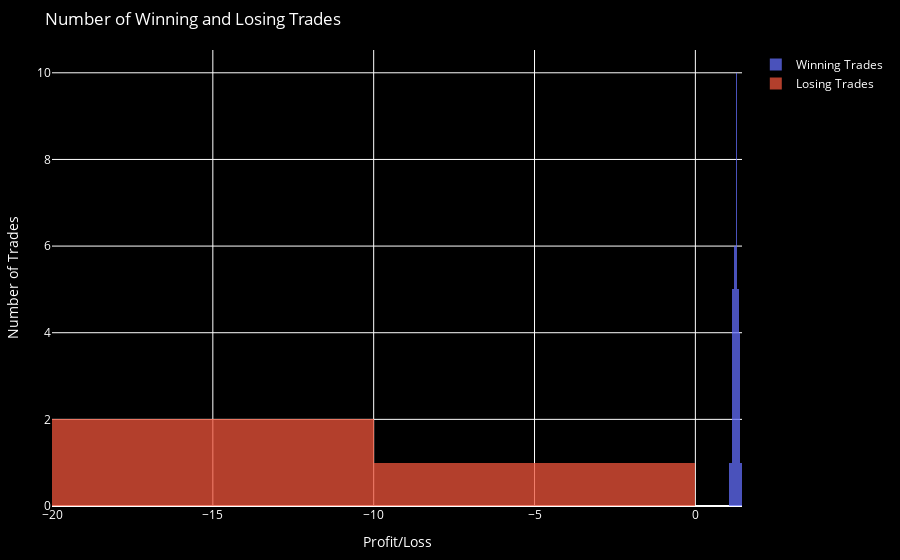
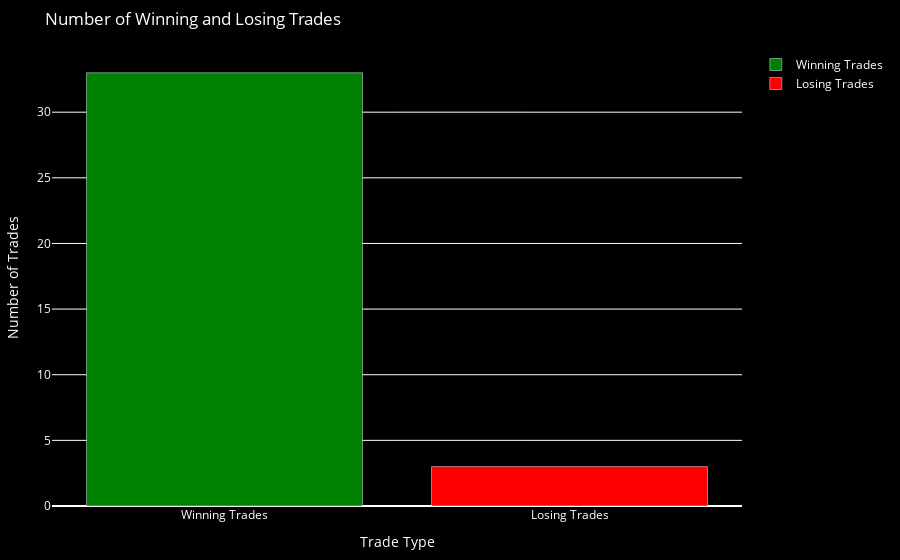

The notebook cell saved with these charts, in order:
### Markdown cell above
## To be tested too

### Code cell
# ...

def backtest_new_strategy(df, lot_size=0.2):
    trades = []
    in_trade = False

    for i in range(2, len(df)):
        current_bar = df.iloc[i]
        previous_bar = df.iloc[i - 1]

        # Check for new sell conditions
        if previous_bar["rsi"] > 30 and current_bar["rsi"] <= 30:
            if not in_trade:
                # Open a sell trade
                trade = {"entry_time": current_bar.name, "entry_price": current_bar["open"], "trade_type": "SELL"}
                trades.append(trade)
                in_trade = True

        # Check for trade closing condition
        if in_trade:
            # Calculate the closing time for the trade (1 minute after the trade was executed)
            closing_time = trade["entry_time"] + timedelta(minutes=1)

            if current_bar.name >= closing_time:
                # Close the trade
                trade["exit_time"] = current_bar.name
                trade["exit_price"] = current_bar["close"]
                trade["pnl"] = trade["entry_price"] - trade["exit_price"]
                trade["pnl"] *= lot_size
                in_trade = False

    return trades

def plot_trades(df, trades):
    fig = go.Figure(data=[go.Candlestick(x=df.index,
                                        open=df['open'],
                                        high=df['high'],
                                        low=df['low'],
                                        close=df['close'],
                                        increasing_line_color='orange',
                                        decreasing_line_color='green',
                                        line_width=1)])

    for trade in trades:
        entry_time = trade["entry_time"]
        entry_price = trade["entry_price"]
        exit_time = trade.get("exit_time", None)
        exit_price = trade.get("exit_price", None)

        fig.add_trace(go.Scatter(x=[entry_time],
        y=[entry_price],
        mode='markers',
        marker=dict(size=[10],
        symbol=['triangle-up'],
        color=['orange'],
        line=dict(width=2)),
        name="Entry"))

        if exit_time is not None and exit_price is not None:
            fig.add_trace(go.Scatter(x=[exit_time],
            y=[exit_price],
            mode='markers',
            marker=dict(size=[10],
            symbol=['triangle-down'],
            color=['green'],
            line=dict(width=2)),
            name="Exit"))

    fig.update_layout(
        title="Backtest Trades",
        xaxis_title="Time",
        yaxis_title="Price",
        xaxis_rangeslider_visible=False,
        plot_bgcolor='black',
        paper_bgcolor='black',
        font=dict(color='white'),
        showlegend=True,
        autosize=True,
        margin=dict(l=50, r=50, t=50, b=50),
        xaxis_showgrid=False,
        yaxis_showgrid=False,
    )

    fig.update_layout(width=800, height=800)

    fig.show()

def plot_histogram(trades):
    pnl_values = [trade.get('pnl', 0) for trade in trades]

    # Filter out zero values (trades that didn't close)
    pnl_values = [pnl for pnl in pnl_values if pnl != 0]

    winning_trades = [pnl for pnl in pnl_values if pnl > 0]
    losing_trades = [pnl for pnl in pnl_values if pnl < 0]

    fig = go.Figure()

    fig.add_trace(go.Histogram(x=winning_trades, opacity=0.75, name="Winning Trades"))
    fig.add_trace(go.Histogram(x=losing_trades, opacity=0.75, name="Losing Trades"))

    fig.update_layout(
        title="Number of Winning and Losing Trades",
        xaxis_title="Profit/Loss",
        yaxis_title="Number of Trades",
        plot_bgcolor='black',
        paper_bgcolor='black',
        font=dict(color='white'),
        showlegend=True,
        autosize=True,
        margin=dict(l=50, r=50, t=50, b=50),
        xaxis_showgrid=True,
        yaxis_showgrid=True,
    )

    fig.update_layout(barmode='overlay')

    fig.show()

def plot_total(trades):
    pnl_values = [trade.get('pnl', 0) for trade in trades]

    # Filter out zero values (trades that didn't close)
    pnl_values = [pnl for pnl in pnl_values if pnl != 0]

    winning_trades = [pnl for pnl in pnl_values if pnl > 0]
    losing_trades = [pnl for pnl in pnl_values if pnl < 0]

    total_winning_trades = len(winning_trades)
    total_losing_trades = len(losing_trades)

    fig = go.Figure()

    fig.add_trace(go.Bar(x=["Winning Trades"], y=[total_winning_trades], name="Winning Trades", marker_color='green'))
    fig.add_trace(go.Bar(x=["Losing Trades"], y=[total_losing_trades], name="Losing Trades", marker_color='red'))

    fig.update_layout(
        title="Number of Winning and Losing Trades",
        xaxis_title="Trade Type",
        yaxis_title="Number of Trades",
        plot_bgcolor='black',
        paper_bgcolor='black',
        font=dict(color='white'),
        showlegend=True,
        autosize=True,
        margin=dict(l=50, r=50, t=50, b=50),
        xaxis_showgrid=False,
        yaxis_showgrid=True,
    )

    fig.show()


if __name__ == "__main__":
    symbol = "Boom 1000 Index"
    timeframe = mt5.TIMEFRAME_M1
    lot_size = 1.0
    period = 7

    # Specify the date range for historical data (adjust as needed)
    start_date = datetime(2023, 8, 16)
    end_date = datetime.now()

    # Step 1: Load historical data within the specified date range
    df = get_historical_data(symbol, timeframe, start_date, end_date)

    # Step 2: Calculate RSI
    calculate_rsi(df, period)

    # Step 3: Backtest the new strategy
    new_trades = backtest_new_strategy(df, lot_size)

    # Step 4: Print the backtest results
    total_pnl = 0
    for trade in new_trades:
        print(f"Trade Type: {trade['trade_type']}")
        print(f"Entry Time: {trade['entry_time']}, Entry Price: {trade['entry_price']}")
        print(f"Exit Time: {trade.get('exit_time', 'Not closed')}, Exit Price: {trade.get('exit_price', 'N/A')}")
        print(f"Profit/Loss: {trade.get('pnl', 0):.2f}\n")
        total_pnl += trade.get('pnl', 0)

    print(f"Total Profit/Loss: {total_pnl:.2f}")
    print(f"Total Trades: {len(new_trades)}")
    plot_histogram(new_trades)
    plot_total(new_trades)
    #plot_trades(df, trades)

### Figure 1 — Plotly figure (JSON) as saved in the notebook; plotly's stock layout.template omitted (floating-point values rounded to 4 significant figures)
{"data": [{"name": "Winning Trades", "opacity": 0.75, "type": "histogram", "x": [1.098, 1.21, 1.261, 1.391, 1.154, 1.264, 1.283, 1.399, 1.419, 1.184, 1.246, 1.335, 1.27, 1.291, 1.317, 1.304, 1.266, 1.217, 1.135, 1.294, 1.23, 1.195, 1.366, 1.235, 1.17, 1.293, 1.361, 1.241, 1.309, 1.303, 1.266, 1.291, 1.192]}, {"name": "Losing Trades", "opacity": 0.75, "type": "histogram", "x": [-13.14, -3.46, -11.29]}], "layout": {"autosize": true, "barmode": "overlay", "font": {"color": "white"}, "margin": {"b": 50, "l": 50, "r": 50, "t": 50}, "paper_bgcolor": "black", "plot_bgcolor": "black", "showlegend": true, "title": {"text": "Number of Winning and Losing Trades"}, "xaxis": {"showgrid": true, "title": {"text": "Profit/Loss"}}, "yaxis": {"showgrid": true, "title": {"text": "Number of Trades"}}}}

### Figure 2 — Plotly figure (JSON) as saved in the notebook; plotly's stock layout.template omitted (floating-point values rounded to 4 significant figures)
{"data": [{"marker": {"color": "green"}, "name": "Winning Trades", "type": "bar", "x": ["Winning Trades"], "y": [33]}, {"marker": {"color": "red"}, "name": "Losing Trades", "type": "bar", "x": ["Losing Trades"], "y": [3]}], "layout": {"autosize": true, "font": {"color": "white"}, "margin": {"b": 50, "l": 50, "r": 50, "t": 50}, "paper_bgcolor": "black", "plot_bgcolor": "black", "showlegend": true, "title": {"text": "Number of Winning and Losing Trades"}, "xaxis": {"showgrid": false, "title": {"text": "Trade Type"}}, "yaxis": {"showgrid": true, "title": {"text": "Number of Trades"}}}}
